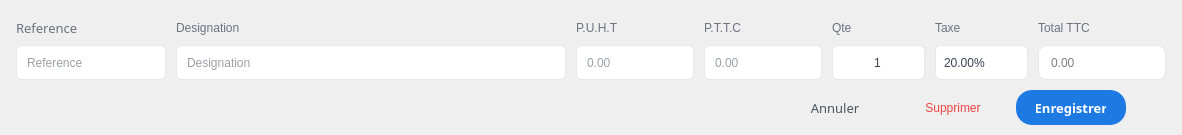
     <widget class="QFrame" name="entryFrame">
      <property name="minimumSize">
       <size>
        <width>0</width>
        <height>135</height>
       </size>
      </property>
      <property name="maximumSize">
       <size>
        <width>16777215</width>
        <height>135</height>
       </size>
      </property>
      <property name="styleSheet">
       <string notr="true">QFrame#entryFrame { background-color: #f3f4f6; border: none; border-bottom: 1px solid #e5e7eb; border-radius: 0px; }</string>
      </property>
      <property name="frameShape">
       <enum>QFrame::NoFrame</enum>
      </property>
      <layout class="QVBoxLayout" name="entryMainLayout">
       <property name="spacing">
        <number>10</number>
       </property>
       <property name="leftMargin">
        <number>16</number>
       </property>
       <property name="topMargin">
        <number>14</number>
       </property>
       <property name="rightMargin">
        <number>16</number>
       </property>
       <property name="bottomMargin">
        <number>10</number>
       </property>
       <item>
        <layout class="QHBoxLayout" name="entryFieldsLayout">
         <property name="spacing">
          <number>10</number>
         </property>
         <item>
          <layout class="QVBoxLayout" name="entryRefGroupLayout">
           <property name="spacing">
            <number>4</number>
           </property>
           <item>
            <widget class="QLabel" name="entryRefLabel">
             <property name="font">
              <font>
               <family>Overpass</family>
               <pointsize>10</pointsize>
               <weight>62</weight>
               <italic>false</italic>
               <bold>true</bold>
              </font>
             </property>
             <property name="styleSheet">
              <string notr="true">QLabel#entryRefLabel { color: #6b7280; font: 500 10pt &quot;Overpass&quot;; background-color: transparent; }</string>
             </property>
             <property name="text">
              <string>Reference</string>
             </property>
            </widget>
           </item>
           <item>
            <widget class="QLineEdit" name="articles_combobox">
             <property name="sizePolicy">
              <sizepolicy hsizetype="Expanding" vsizetype="Expanding">
               <horstretch>0</horstretch>
               <verstretch>0</verstretch>
              </sizepolicy>
             </property>
             <property name="minimumSize">
              <size>
               <width>150</width>
               <height>35</height>
              </size>
             </property>
             <property name="maximumSize">
              <size>
               <width>200</width>
               <height>35</height>
              </size>
             </property>
             <property name="styleSheet">
              <string notr="true">QLineEdit#articles_combobox { background-color: #ffffff; border: 1px solid #e5e7eb; border-radius: 6px; padding: 5px 8px; font: 400 10pt &quot;Overpass&quot;; color: #374151; } QLineEdit#articles_combobox:hover { border-color: #d1d5db; } QLineEdit#articles_combobox:focus { border-color: #1d7ae2; }</string>
             </property>
             <property name="placeholderText">
              <string>Reference</string>
             </property>
            </widget>
           </item>
          </layout>
         </item>
         <item>
          <layout class="QVBoxLayout" name="entryDesigGroupLayout">
           <property name="spacing">
            <number>3</number>
           </property>
           <item>
            <widget class="QLabel" name="entryDesigLabel">
             <property name="styleSheet">
              <string notr="true">QLabel#entryDesigLabel { color: #6b7280; font: 500 10pt &quot;Overpass&quot;; background-color: transparent; }</string>
             </property>
             <property name="text">
              <string>Designation</string>
             </property>
            </widget>
           </item>
           <item>
            <widget class="QLineEdit" name="designation_editline">
             <property name="sizePolicy">
              <sizepolicy hsizetype="Expanding" vsizetype="Expanding">
               <horstretch>0</horstretch>
               <verstretch>0</verstretch>
              </sizepolicy>
             </property>
             <property name="minimumSize">
              <size>
               <width>390</width>
               <height>35</height>
              </size>
             </property>
             <property name="maximumSize">
              <size>
               <width>16777215</width>
               <height>35</height>
              </size>
             </property>
             <property name="styleSheet">
              <string notr="true">QLineEdit#designation_editline { background-color: #ffffff; border: 1px solid #e5e7eb; border-radius: 6px; padding: 5px 8px; font: 400 10pt &quot;Overpass&quot;; color: #374151; } QLineEdit#designation_editline:hover { border-color: #d1d5db; } QLineEdit#designation_editline:focus { border-color: #1d7ae2; }</string>
             </property>
             <property name="placeholderText">
              <string>Designation</string>
             </property>
            </widget>
           </item>
          </layout>
         </item>
         <item>
          <layout class="QVBoxLayout" name="entryPuhtGroupLayout">
           <property name="spacing">
            <number>3</number>
           </property>
           <item>
            <widget class="QLabel" name="entryPuhtLabel">
             <property name="styleSheet">
              <string notr="true">QLabel#entryPuhtLabel { color: #6b7280; font: 500 10pt &quot;Overpass&quot;; background-color: transparent; }</string>
             </property>
             <property name="text">
              <string>P.U.H.T</string>
             </property>
            </widget>
           </item>
           <item>
            <widget class="QLineEdit" name="puht_editline">
             <property name="sizePolicy">
              <sizepolicy hsizetype="Expanding" vsizetype="Expanding">
               <horstretch>0</horstretch>
               <verstretch>0</verstretch>
              </sizepolicy>
             </property>
             <property name="minimumSize">
              <size>
               <width>93</width>
               <height>35</height>
              </size>
             </property>
             <property name="maximumSize">
              <size>
               <width>118</width>
               <height>35</height>
              </size>
             </property>
             <property name="styleSheet">
              <string notr="true">QLineEdit#puht_editline { background-color: #ffffff; border: 1px solid #e5e7eb; border-radius: 6px; padding: 5px 8px; font: 400 10pt &quot;Overpass&quot;; color: #374151; min-width: 75px; max-width: 100px; } QLineEdit#puht_editline:hover { border-color: #d1d5db; } QLineEdit#puht_editline:focus { border-color: #1d7ae2; }</string>
             </property>
             <property name="alignment">
              <set>Qt::AlignLeading|Qt::AlignLeft|Qt::AlignVCenter</set>
             </property>
             <property name="placeholderText">
              <string>0.00</string>
             </property>
            </widget>
           </item>
          </layout>
         </item>
         <item>
          <layout class="QVBoxLayout" name="entryPttcGroupLayout">
           <property name="spacing">
            <number>3</number>
           </property>
           <item>
            <widget class="QLabel" name="entryPttcLabel">
             <property name="styleSheet">
              <string notr="true">QLabel#entryPttcLabel { color: #6b7280; font: 500 10pt &quot;Overpass&quot;; background-color: transparent; }</string>
             </property>
             <property name="text">
              <string>P.T.T.C</string>
             </property>
            </widget>
           </item>
           <item>
            <widget class="QLineEdit" name="pttc_editline">
             <property name="sizePolicy">
              <sizepolicy hsizetype="Expanding" vsizetype="Expanding">
               <horstretch>0</horstretch>
               <verstretch>0</verstretch>
              </sizepolicy>
             </property>
             <property name="minimumSize">
              <size>
               <width>93</width>
               <height>35</height>
              </size>
             </property>
             <property name="maximumSize">
              <size>
               <width>118</width>
               <height>35</height>
              </size>
             </property>
             <property name="styleSheet">
              <string notr="true">QLineEdit#pttc_editline { background-color: #ffffff; border: 1px solid #e5e7eb; border-radius: 6px; padding: 5px 8px; font: 400 10pt &quot;Overpass&quot;; color: #374151; min-width: 75px; max-width: 100px; } QLineEdit#pttc_editline:hover { border-color: #d1d5db; } QLineEdit#pttc_editline:focus { border-color: #1d7ae2; }</string>
             </property>
             <property name="alignment">
              <set>Qt::AlignLeading|Qt::AlignLeft|Qt::AlignVCenter</set>
             </property>
             <property name="placeholderText">
              <string>0.00</string>
             </property>
            </widget>
           </item>
          </layout>
         </item>
         <item>
          <layout class="QVBoxLayout" name="entryQteGroupLayout">
           <property name="spacing">
            <number>3</number>
           </property>
           <item>
            <widget class="QLabel" name="entryQteLabel">
             <property name="styleSheet">
              <string notr="true">QLabel#entryQteLabel { color: #6b7280; font: 500 10pt &quot;Overpass&quot;; background-color: transparent; }</string>
             </property>
             <property name="text">
              <string>Qte</string>
             </property>
            </widget>
           </item>
           <item>
            <widget class="QLineEdit" name="qte_lineedit">
             <property name="sizePolicy">
              <sizepolicy hsizetype="Expanding" vsizetype="Expanding">
               <horstretch>0</horstretch>
               <verstretch>0</verstretch>
              </sizepolicy>
             </property>
             <property name="minimumSize">
              <size>
               <width>73</width>
               <height>35</height>
              </size>
             </property>
             <property name="maximumSize">
              <size>
               <width>93</width>
               <height>35</height>
              </size>
             </property>
             <property name="styleSheet">
              <string notr="true">QLineEdit#qte_lineedit { background-color: #ffffff; border: 1px solid #e5e7eb; border-radius: 6px; padding: 5px 8px; font: 400 10pt &quot;Overpass&quot;; color: #374151; min-width: 55px; max-width: 75px; } QLineEdit#qte_lineedit:hover { border-color: #d1d5db; } QLineEdit#qte_lineedit:focus { border-color: #1d7ae2; }</string>
             </property>
             <property name="text">
              <string>1</string>
             </property>
             <property name="alignment">
              <set>Qt::AlignCenter</set>
             </property>
            </widget>
           </item>
          </layout>
         </item>
         <item>
          <layout class="QVBoxLayout" name="entryTaxeGroupLayout">
           <property name="spacing">
            <number>3</number>
           </property>
           <item>
            <widget class="QLabel" name="entryTaxeLabel">
             <property name="styleSheet">
              <string notr="true">QLabel#entryTaxeLabel { color: #6b7280; font: 500 10pt &quot;Overpass&quot;; background-color: transparent; }</string>
             </property>
             <property name="text">
              <string>Taxe</string>
             </property>
            </widget>
           </item>
           <item>
            <widget class="QComboBox" name="taxe_editline">
             <property name="sizePolicy">
              <sizepolicy hsizetype="Expanding" vsizetype="Expanding">
               <horstretch>0</horstretch>
               <verstretch>0</verstretch>
              </sizepolicy>
             </property>
             <property name="minimumSize">
              <size>
               <width>73</width>
               <height>35</height>
              </size>
             </property>
             <property name="maximumSize">
              <size>
               <width>93</width>
               <height>35</height>
              </size>
             </property>
             <property name="styleSheet">
              <string notr="true">QComboBox#taxe_editline { background-color: #ffffff; border: 1px solid #e5e7eb; border-radius: 6px; padding: 5px 8px; font: 400 10pt &quot;Overpass&quot;; color: #374151; min-width: 55px; max-width: 75px; } QComboBox#taxe_editline:hover { border-color: #d1d5db; } QComboBox#taxe_editline:focus { border-color: #1d7ae2; } QComboBox#taxe_editline::drop-down { border: none; width: 18px; } QComboBox#taxe_editline::down-arrow { image: url(program/assets/global/down_blue_arrow.svg); width: 10px; height: 10px; }</string>
             </property>
             <item>
              <property name="text">
               <string>20.00%</string>
              </property>
             </item>
             <item>
              <property name="text">
               <string>10.00%</string>
              </property>
             </item>
             <item>
              <property name="text">
               <string>5.00%</string>
              </property>
             </item>
            </widget>
           </item>
          </layout>
         </item>
         <item>
          <layout class="QVBoxLayout" name="entryTotalGroupLayout">
           <property name="spacing">
            <number>3</number>
           </property>
           <item>
            <widget class="QLabel" name="entryTotalLabel">
             <property name="styleSheet">
              <string notr="true">QLabel#entryTotalLabel { color: #6b7280; font: 500 10pt &quot;Overpass&quot;; background-color: transparent; }</string>
             </property>
             <property name="text">
              <string>Total TTC</string>
             </property>
            </widget>
           </item>
           <item>
            <widget class="QLineEdit" name="ttc_lineedit">
             <property name="sizePolicy">
              <sizepolicy hsizetype="Expanding" vsizetype="Expanding">
               <horstretch>0</horstretch>
               <verstretch>0</verstretch>
              </sizepolicy>
             </property>
             <property name="minimumSize">
              <size>
               <width>0</width>
               <height>35</height>
              </size>
             </property>
             <property name="maximumSize">
              <size>
               <width>16777215</width>
               <height>35</height>
              </size>
             </property>
             <property name="layoutDirection">
              <enum>Qt::LeftToRight</enum>
             </property>
             <property name="styleSheet">
              <string notr="true">QLineEdit#ttc_lineedit { background-color: #ffffff; border: 1px solid #e5e7eb; border-radius: 8px; padding: 6px 10px; font: 400 10pt &quot;Overpass&quot;; color: #000000  } QLineEdit#ttc_lineedit:hover { border-color: #d1d5db; } QLineEdit#ttc_lineedit:focus { border-color: #1d7ae2; }

/* --- Added Read-Only State --- */
QLineEdit#ttc_lineedit[readOnly=&quot;true&quot;] {
    background-color: #f9fafb;    /* Light grey &quot;locked&quot; background */
    color: #000000;               /* Lighter grey text */
    border: 1px solid rgb(143, 144, 145);    /* Very faint border */
}

/* Prevents the hover/focus colors from appearing when read-only */
QLineEdit#ttc_lineedit[readOnly=&quot;true&quot;]:hover,
QLineEdit#ttc_lineedit[readOnly=&quot;true&quot;]:focus {
    border-color: #f3f4f6;
}</string>
             </property>
             <property name="alignment">
              <set>Qt::AlignLeading|Qt::AlignLeft|Qt::AlignVCenter</set>
             </property>
             <property name="readOnly">
              <bool>true</bool>
             </property>
             <property name="placeholderText">
              <string>0.00</string>
             </property>
            </widget>
           </item>
          </layout>
         </item>
        </layout>
       </item>
       <item>
        <layout class="QHBoxLayout" name="entryActionsLayout">
         <property name="spacing">
          <number>8</number>
         </property>
         <item>
          <spacer name="entryActionsSpacer">
           <property name="orientation">
            <enum>Qt::Horizontal</enum>
           </property>
           <property name="sizeType">
            <enum>QSizePolicy::Expanding</enum>
           </property>
           <property name="sizeHint" stdset="0">
            <size>
             <width>40</width>
             <height>20</height>
            </size>
           </property>
          </spacer>
         </item>
         <item>
          <widget class="QPushButton" name="annule">
           <property name="minimumSize">
            <size>
             <width>110</width>
             <height>35</height>
            </size>
           </property>
           <property name="maximumSize">
            <size>
             <width>110</width>
             <height>35</height>
            </size>
           </property>
           <property name="font">
            <font>
             <family>Overpass</family>
             <pointsize>10</pointsize>
             <weight>50</weight>
             <italic>false</italic>
             <bold>false</bold>
            </font>
           </property>
           <property name="cursor">
            <cursorShape>PointingHandCursor</cursorShape>
           </property>
           <property name="styleSheet">
            <string notr="true">QPushButton#annule {
    background-color: transparent;
    border: none;
    color: #4b5563; /* Muted gray-blue */
    font: 400 10pt &quot;Overpass&quot;;
    padding: 5px 12px;
    border-radius: 15px; /* Slightly smoother corners */
    outline: none;
}

/* Hover State: Subtle lift */
QPushButton#annule:hover {
    color: #111827; /* Near black for contrast */
	border: 1px solid #999999;
    background-color: #f3f4f6; /* Soft gray wash */
}

/* Pressed State: Provides a physical &quot;click&quot; feedback */
QPushButton#annule:pressed {
    background-color: rgb(205, 207, 211); /* Slightly darker gray */
    padding-top: 6px; /* Moves text down 1px to simulate a press */
	border: 1px solid #999999;
    padding-bottom: 4px;
}

/* Disabled State: Fades out when the action is unavailable */
QPushButton#annule:disabled {
    color: #d1d5db; /* Light gray &quot;ghost&quot; text */
    background-color: transparent;
}</string>
           </property>
           <property name="text">
            <string>Annuler</string>
           </property>
          </widget>
         </item>
         <item>
          <widget class="QPushButton" name="suprimer">
           <property name="minimumSize">
            <size>
             <width>110</width>
             <height>35</height>
            </size>
           </property>
           <property name="maximumSize">
            <size>
             <width>110</width>
             <height>35</height>
            </size>
           </property>
           <property name="cursor">
            <cursorShape>PointingHandCursor</cursorShape>
           </property>
           <property name="styleSheet">
            <string notr="true">QPushButton#suprimer {
    background-color: transparent;
    border: 1px solid transparent;
    color: #ef4444; /* Standard Red */
    font: 600 10pt &quot;Overpass&quot;; /* Slightly bolder for &quot;Danger&quot; actions */
    padding: 5px 15px;
    border-radius: 16px;
    outline: none;
}

/* Hover State: Becomes a &quot;Soft Red&quot; button */
QPushButton#suprimer:hover {
    color: #dc2626; /* Deeper red */
    background-color: #fef2f2; /* Very light rose wash */
    border: 1px solid #fecaca; /* Soft pink border */
}

/* Pressed State: Feels like the button is being pushed into the page */
QPushButton#suprimer:pressed {
    background-color: #fee2e2; /* Darker rose wash */
    border-color: #fca5a5;
    padding-top: 6px; /* Tactile &quot;click&quot; effect */
    padding-bottom: 4px;
}

/* Disabled State: Prevents accidental clicks when action is locked */
QPushButton#suprimer:disabled {
    background-color: transparent;
    color: #e5e7eb; /* Faded grey */
    border: 1px solid transparent;
}</string>
           </property>
           <property name="text">
            <string>Supprimer</string>
           </property>
          </widget>
         </item>
         <item>
          <widget class="QPushButton" name="enrgistrer">
           <property name="minimumSize">
            <size>
             <width>110</width>
             <height>35</height>
            </size>
           </property>
           <property name="maximumSize">
            <size>
             <width>110</width>
             <height>35</height>
            </size>
           </property>
           <property name="font">
            <font>
             <family>Overpass</family>
             <pointsize>10</pointsize>
             <weight>75</weight>
             <italic>false</italic>
             <bold>true</bold>
            </font>
           </property>
           <property name="cursor">
            <cursorShape>PointingHandCursor</cursorShape>
           </property>
           <property name="styleSheet">
            <string notr="true">QPushButton#enrgistrer { background-color: #1d7ae2; border: none; border-radius: 16px; color: #ffffff; font: 600 10pt &quot;Overpass&quot;; padding: 6px 20px; } QPushButton#enrgistrer:hover { background-color: #1a6fcb; } QPushButton#enrgistrer:pressed { background-color: #155bbf; }

QPushButton#enrgistrer:disabled {
    background-color: #e2e8f0;
    color: #94a3b8;
    border: 1px solid #cbd5e1;
}</string>
           </property>
           <property name="text">
            <string>Enregistrer</string>
           </property>
          </widget>
         </item>
         <item>
          <spacer name="horizontalSpacer">
           <property name="orientation">
            <enum>Qt::Horizontal</enum>
           </property>
           <property name="sizeType">
            <enum>QSizePolicy::Fixed</enum>
           </property>
           <property name="sizeHint" stdset="0">
            <size>
             <width>40</width>
             <height>20</height>
            </size>
           </property>
          </spacer>
         </item>
        </layout>
       </item>
      </layout>
     </widget>
